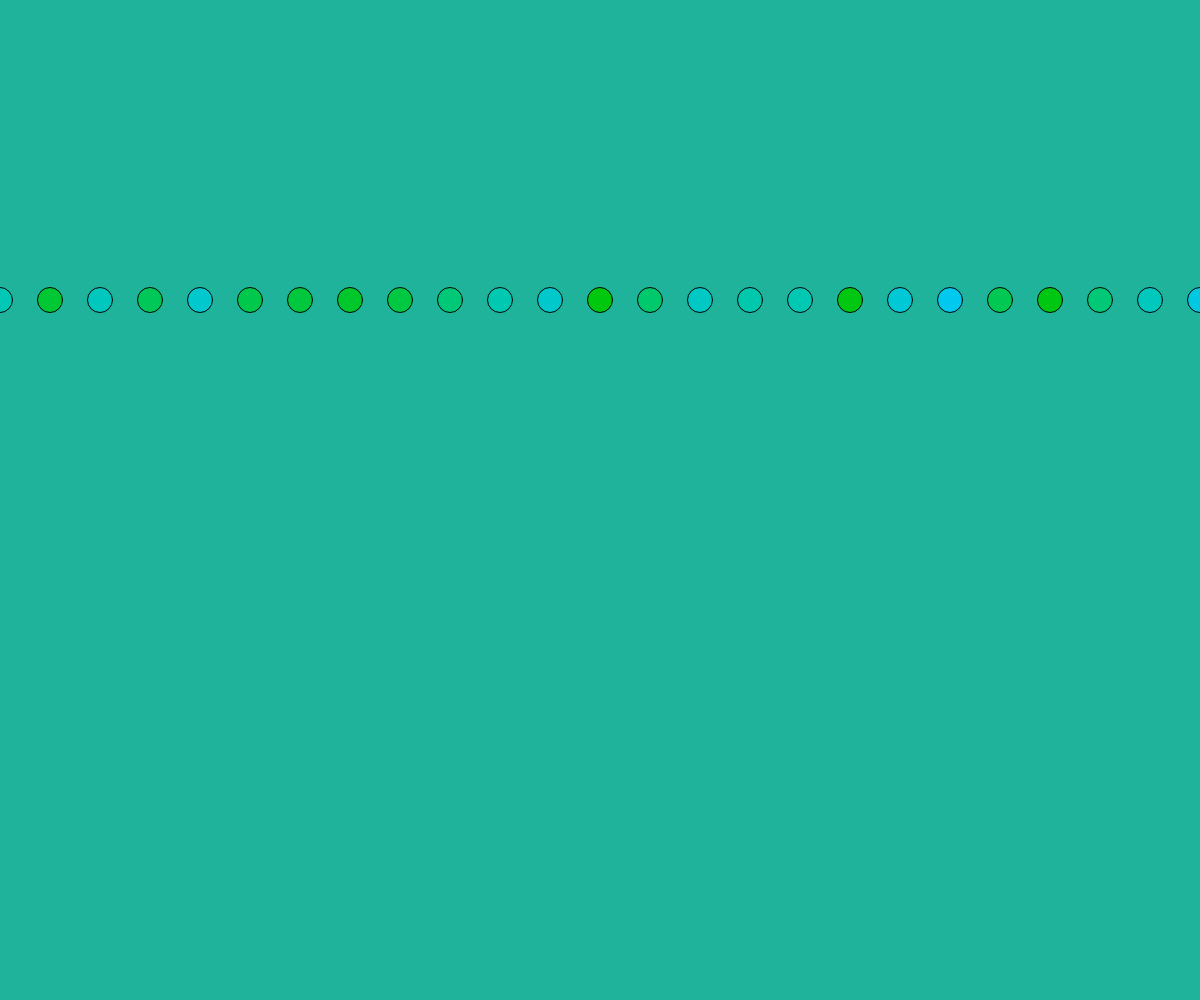
Frame 1 (no input)
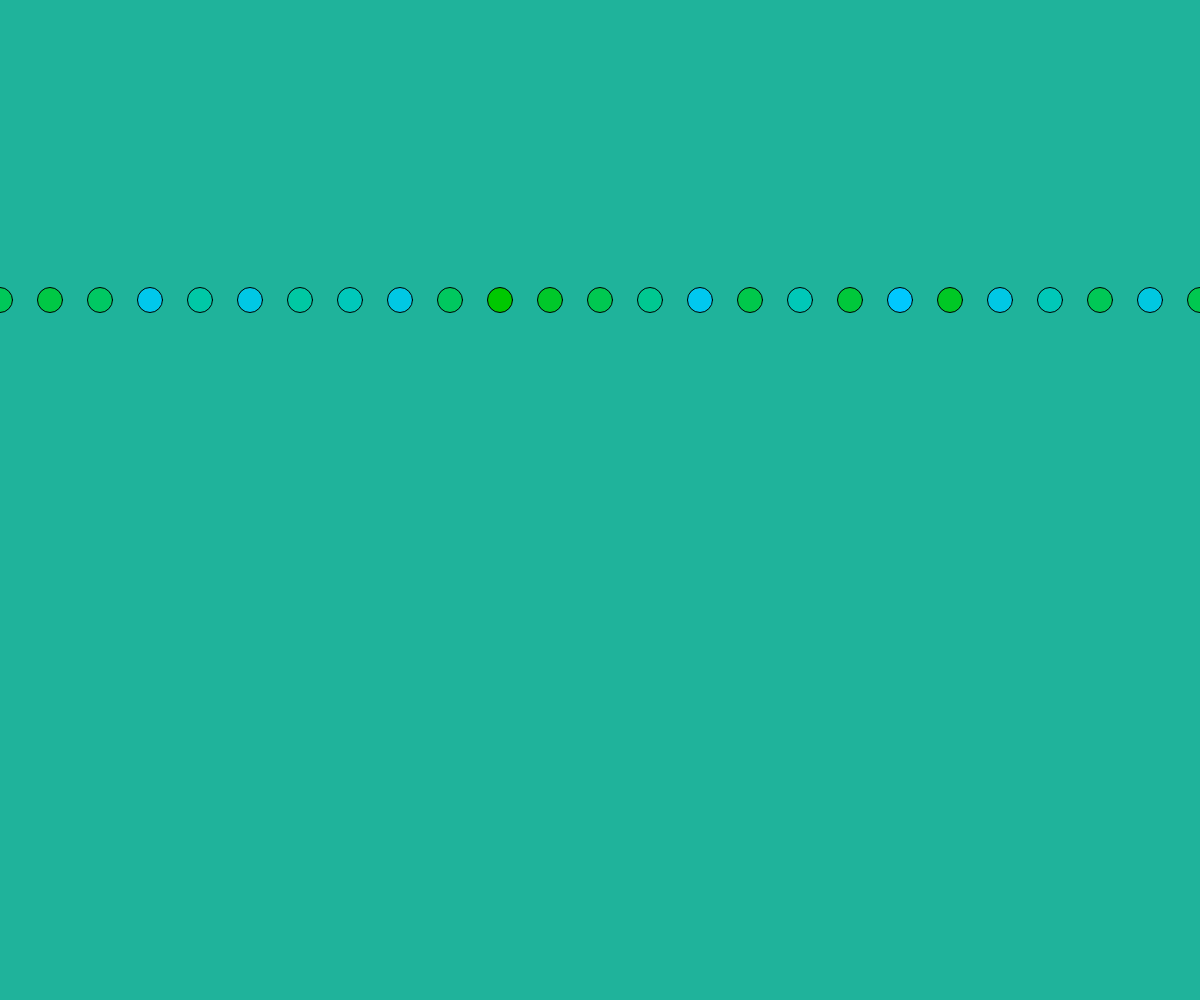
Frame 60 (no input)
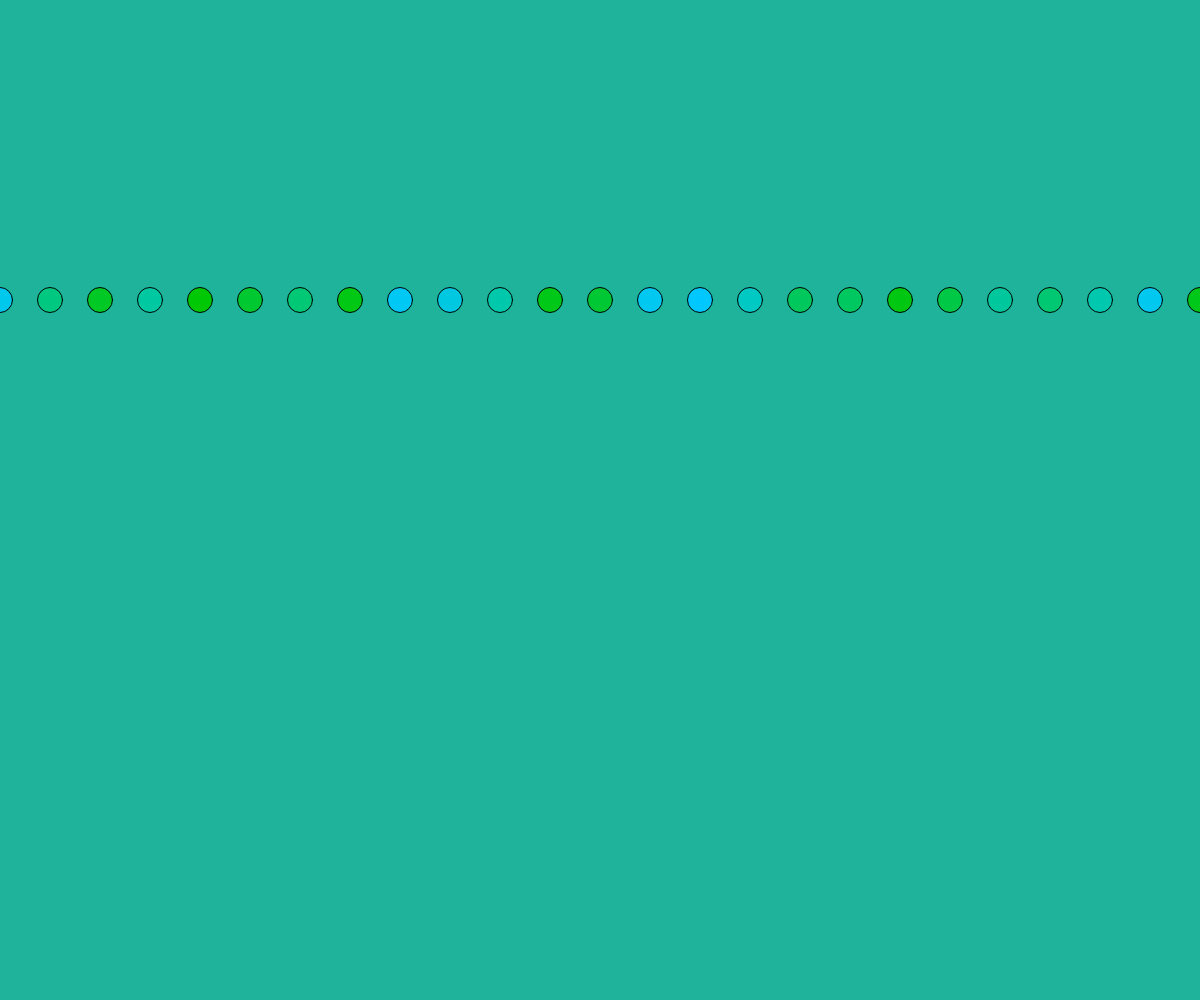
Frame 120 (the mouse pressed at the canvas centre since frame 60)

The p5.js sketch that drew these frames (run headless with seeded random() and noise() and a simulated clock; from frame 60 on, the mouse is pressed at the canvas centre):

// p5.js sketch
// ── sketch.js
function setup(){
createCanvas( windowWidth, windowHeight );

}
// set background
function draw(){
background('rgb(31, 179, 155)');

// for loop to draw ellipses across the width of the window
for ( let x = 0; x <= width; x += 50 ){
  // make the circles change color
  fill( 0, 200, random(255) );
  ellipse( x, 300, 25, 25 );
}



}
